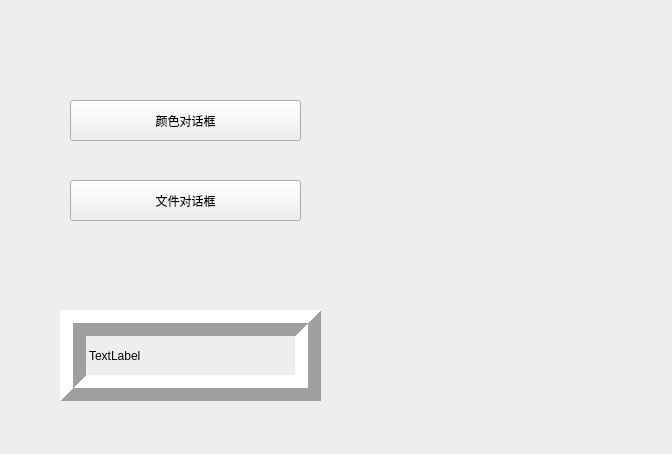
<?xml version="1.0" encoding="UTF-8"?>
<ui version="4.0">
 <class>MainWidget</class>
 <widget class="QWidget" name="MainWidget">
  <property name="geometry">
   <rect>
    <x>0</x>
    <y>0</y>
    <width>672</width>
    <height>454</height>
   </rect>
  </property>
  <property name="windowTitle">
   <string>MainWidget</string>
  </property>
  <widget class="QPushButton" name="colorBtn">
   <property name="geometry">
    <rect>
     <x>70</x>
     <y>100</y>
     <width>231</width>
     <height>41</height>
    </rect>
   </property>
   <property name="text">
    <string>颜色对话框</string>
   </property>
  </widget>
  <widget class="QPushButton" name="fileBtn">
   <property name="geometry">
    <rect>
     <x>70</x>
     <y>180</y>
     <width>231</width>
     <height>41</height>
    </rect>
   </property>
   <property name="text">
    <string>文件对话框</string>
   </property>
  </widget>
  <widget class="QLabel" name="label">
   <property name="geometry">
    <rect>
     <x>60</x>
     <y>310</y>
     <width>261</width>
     <height>91</height>
    </rect>
   </property>
   <property name="frameShape">
    <enum>QFrame::Box</enum>
   </property>
   <property name="frameShadow">
    <enum>QFrame::Raised</enum>
   </property>
   <property name="lineWidth">
    <number>13</number>
   </property>
   <property name="text">
    <string>TextLabel</string>
   </property>
  </widget>
 </widget>
 <layoutdefault spacing="6" margin="11"/>
 <resources/>
 <connections/>
</ui>
